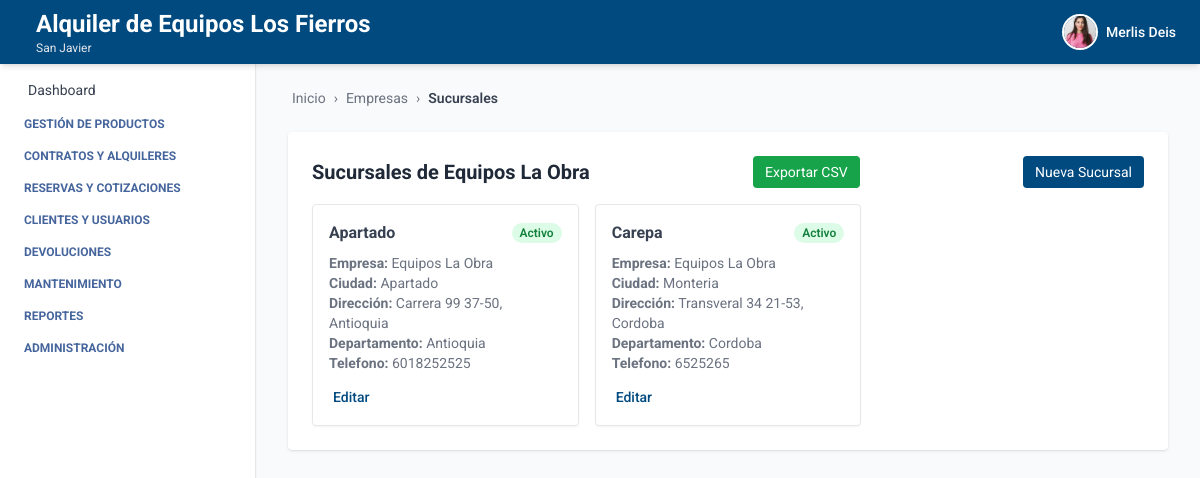
/empresa/empresas/1/sucursales/ (signed in), run on the app's committed database.
### autenticacion/models.py (models this page shows, shortened)
class Usuario(AbstractUser):
    telefono = models.CharField(max_length=20, blank=True, null=True)
    empresa = models.ForeignKey(Empresa, on_delete=models.SET_NULL, null=True, blank=True)
    sucursal = models.ForeignKey(Sucursal, on_delete=models.SET_NULL, null=True, blank=True)
    ESTADOS = [
        ("activo", "Activo"),
        ("inactivo", "Inactivo"),
    ]
    estado = models.CharField(max_length=10, choices=ESTADOS, default="activo")
    foto_perfil = models.ImageField(upload_to='usuarios/img/', blank=True, null=True)
    groups = models.ManyToManyField(
        Group,
        related_name='usuarios',  # Evita conflicto con 'user_set'
        blank=True,
        help_text='The groups this user belongs to.',
        verbose_name='groups'
    )
    user_permissions = models.ManyToManyField(
        Permission,
        related_name='usuarios',  # Evita conflicto con 'user_set'
        blank=True,
        help_text='Specific permissions for this user.',
        verbose_name='user permissions'
    )

### empresa/models.py (models this page shows, shortened)
class Empresa(models.Model):
    ESTADOS = [
        ("activo", "Activo"),
        ("inactivo", "Inactivo"),
    ]
    nombre = models.CharField(max_length=100)
    nit = models.CharField(max_length=50, unique=True)
    ciudad = models.CharField(max_length=100, blank=True, null=True)
    direccion = models.CharField(max_length=255, blank=True, null=True)
    departamento = models.CharField(max_length=100, blank=True, null=True)
    telefono = models.CharField(max_length=20, blank=True, null=True)
    estado = models.CharField(max_length=20, choices=ESTADOS, default="activo")
    logo = models.ImageField(upload_to='empresas/img/', blank=True, null=True)

class Sucursal(models.Model):
    ESTADOS = [
        ("activo", "Activo"),
        ("inactivo", "Inactivo"),
    ]
    empresa = models.ForeignKey(Empresa, related_name='sucursales', on_delete=models.CASCADE)
    nombre = models.CharField(max_length=100)
    ciudad = models.CharField(max_length=100)
    direccion = models.CharField(max_length=255)
    departamento = models.CharField(max_length=100, blank=True, null=True)
    telefono = models.CharField(max_length=20, blank=True, null=True)
    estado = models.CharField(max_length=20, choices=ESTADOS, default="activo")

### empresa/views.py (the view)
# urls.py: path('empresas/<int:empresa_id>/sucursales/', SucursalesPorEmpresaView.as_view(), name='sucursales_por_empresa'),
class SucursalesPorEmpresaView(LoginRequiredMixin, BreadcrumbMixin, ListView):
    model = Sucursal
    template_name = 'lista_sucursales_por_empresa.html'
    context_object_name = 'sucursales'
    breadcrumb_items = [("Empresas", reverse_lazy("empresa_list")),
                        ("Sucursales", None)]
    def get_queryset(self):
        self.empresa = get_object_or_404(Empresa, pk=self.kwargs['empresa_id'])
        return Sucursal.objects.filter(empresa=self.empresa)
    def get_context_data(self, **kwargs):
        context = super().get_context_data(**kwargs)
        context['empresa'] = self.empresa
        return context

### core/views.py (called while the page is built)
    def get_context_data(self, **kwargs):
        context = super().get_context_data(**kwargs)
        context["home"] = self.home_url
        context["breadcrumb_items"] = self.breadcrumb_items
        return context

### empresa/templates/lista_sucursales_por_empresa.html (shortened to what this page needs)
{% extends "index.html" %}
{% block breadcrumb %}
  {% include "breadcrumb.html" with home='/' breadcrumbs=breadcrumb_items %}
{% endblock %}
{% block content %}
<div class="max-w-5xl mx-auto mt-6 bg-white p-6 rounded shadow">
  <div class="flex justify-between items-center mb-4">
    <h2 class="text-xl font-bold text-gray-800">Sucursales de {{ empresa.nombre }}</h2>
    <a href="{% url 'exportar_sucursales' %}?empresa={{ empresa.id }}" class="bg-green-600 text-white px-3 py-1.5 text-sm rounded hover:bg-green-700 transition">
      Exportar CSV
    </a>
    <a href="{% url 'crear_sucursal' %}?empresa={{ empresa.id }}" class="bg-[var(--primary-color)] text-white px-3 py-1.5 text-sm rounded hover:bg-blue-700 transition">
      Nueva Sucursal
    </a>
  </div>
  {% if sucursales %}
  <div class="grid grid-cols-1 md:grid-cols-2 lg:grid-cols-3 gap-4">
    {% for sucursal in sucursales %}
    <div class="border rounded shadow-sm p-4 hover:shadow-lg transition">
      <div class="mb-2 flex justify-between items-center">
        <h3 class="font-bold text-gray-700">{{ sucursal.nombre }}</h3>
        <span class="text-xs font-semibold px-2 py-0.5 rounded-full
          {% if sucursal.estado == 'activo' %}
            bg-green-100 text-green-700
          {% else %}
            bg-red-100 text-red-700
          {% endif %}">
          {{ sucursal.get_estado_display }}
        </span>
      </div>
      <p class="text-sm text-gray-500"><strong>Empresa:</strong> {{ sucursal.empresa.nombre }}</p>
      <p class="text-sm text-gray-500"><strong>Ciudad:</strong> {{ sucursal.ciudad }}</p>
      <p class="text-sm text-gray-500"><strong>Dirección:</strong> {{ sucursal.direccion }}, {{ sucursal.departamento }}</p>
      <p class="text-sm text-gray-500"><strong>Departamento:</strong> {{ sucursal.departamento }}</p>
      <p class="text-sm text-gray-500"><strong>Telefono:</strong> {{ sucursal.telefono }}</p>
      <div class="mt-3">
        <a href="{% url 'editar_sucursal' sucursal.id %}" class="text-sm font-medium text-[var(--primary-color)] hover:underline">Editar</a>
      </div>
    </div>
    {% endfor %}
  </div>
  {% else %}
    <p class="text-gray-600">No hay sucursales registradas.</p>
  {% endif %}
</div>
{% endblock %}

### core/templates/header.html (shortened to what this page needs)
<header class="bg-[var(--primary-color)] shadow-md w-full h-16 flex items-center px-6 justify-between fixed top-0 left-0 z-10">
  <h1 class="text-white flex items-center gap-3 leading-tight">
    <div class="leading-tight">
  {% if request.user.is_authenticated %}
    {% if request.user.empresa %}
      <span class="text-xl sm:text-2xl font-bold block">
        {{ request.user.empresa.nombre }}
      </span>
    {% endif %}
    {% if request.user.sucursal %}
      <span class="text-xs text-gray-200 block">
        {{ request.user.sucursal.nombre }}
      </span>
    {% endif %}
  {% else %}
    <span class="text-xl text-gray-200 block">Gestión inteligente de Equipos</span>
  {% endif %}
</div>
  </h1>
  {% if request.user.is_authenticated %}
  <div x-data="{ open: false }" class="relative flex items-center space-x-3 cursor-pointer" @click.away="open = false">
    <button @click="open = !open" class="flex items-center space-x-2 focus:outline-none">
      {% if request.user.foto_perfil %}
        <img src="{{ request.user.foto_perfil.url }}" alt="Perfil" class="w-9 h-9 rounded-full object-cover border-2 border-white" />
      {% else %}
        <div class="w-9 h-9 rounded-full bg-white text-[var(--primary-color)] flex items-center justify-center font-bold text-sm">
          {{ request.user.first_name|first }}{{ request.user.last_name|first }}
        </div>
      {% endif %}
      <span class="text-white hidden sm:block text-sm font-medium">{{ request.user.first_name }}</span>
    </button>
  </div>
  {% endif %}
</header>

### core/templates/index.html (style rules this page uses)
:root { --primary-color: #004a80; --text-aside-color: rgb(69, 101, 156); }
body { font-family: 'Roboto', sans-serif; }

### data on the page
Usuario: user.empresa.nombre "Alquiler de Equipos Los Fierros", user.sucursal.nombre "San Javier", user.foto_perfil (picture), user.first_name "Merlis Deis"
Empresa: nombre "Equipos La Obra"
Sucursal: nombre "Apartado", estado "Activo", empresa.nombre "Equipos La Obra", ciudad "Apartado", direccion "Carrera 99 37-50", departamento "Antioquia", telefono "6018252525"
Sucursal: nombre "Carepa", estado "Activo", empresa.nombre "Equipos La Obra", ciudad "Monteria", direccion "Transveral 34 21-53", departamento "Cordoba", telefono "6525265"

### other printed values
{{ label }} "Empresas"
{{ label }} "Sucursales"
